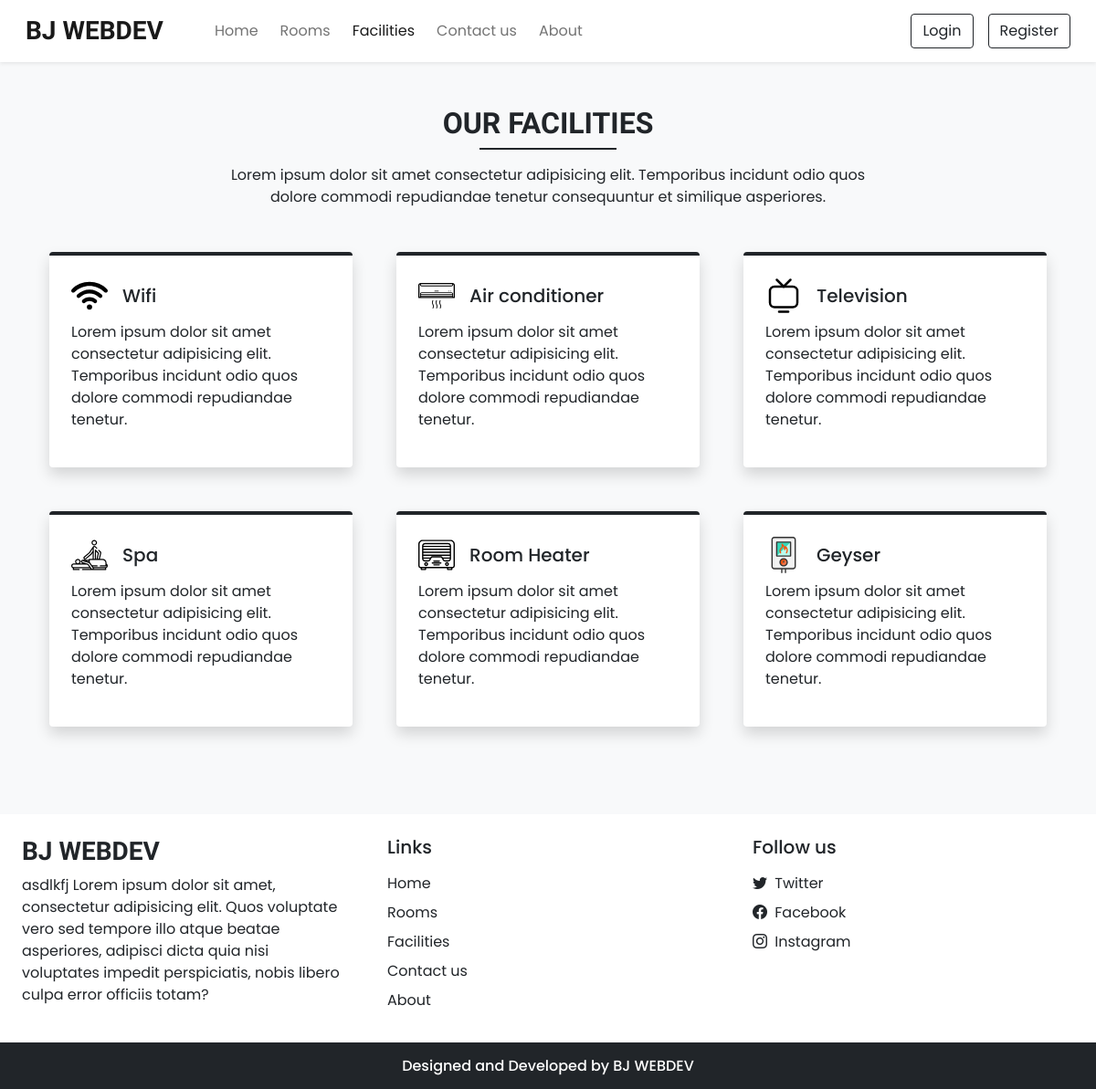
Screenshot of /facilities.php with the database file from the repository.
### tables this page shows
CREATE TABLE `settings` (
  `sr_no` int(11) NOT NULL,
  `site_title` varchar(50) NOT NULL,
  `site_about` varchar(250) NOT NULL,
  `shutdown` tinyint(1) NOT NULL
);

CREATE TABLE `facilities` (
  `id` int(11) NOT NULL,
  `icon` varchar(100) NOT NULL,
  `name` varchar(50) NOT NULL,
  `description` varchar(250) NOT NULL
);

### admin/inc/db_config.php (called while the page is built, shortened)
<?php
  function selectAll($table)
  {
    $con = $GLOBALS['con'];
    $res = mysqli_query($con,"SELECT * FROM $table");
    return $res;
  }
  function select($sql,$values,$datatypes)
  {
    $con = $GLOBALS['con'];
    if($stmt = mysqli_prepare($con,$sql))
    {
      mysqli_stmt_bind_param($stmt,$datatypes,...$values);
      if(mysqli_stmt_execute($stmt)){
        $res = mysqli_stmt_get_result($stmt);
        return $res;
      }
      else{
        mysqli_stmt_close($stmt);
        die("Query cannot be executed - Select");
      }
    }
    else{
      die("Query cannot be prepared - Select");
    }
  }
?>

### facilities.php (the view, shortened to what this page needs)
<!DOCTYPE html>
<html lang="en">
<head>
  <?php require('inc/links.php'); ?>
</head>
<body class="bg-light">
  <?php require('inc/header.php'); ?>
  <div class="my-5 px-4">
    <h2 class="fw-bold h-font text-center">OUR FACILITIES</h2>
    <div class="h-line bg-dark"></div>
    <p class="text-center mt-3">
      Lorem ipsum dolor sit amet consectetur adipisicing elit.
      Temporibus incidunt odio quos <br> dolore commodi repudiandae
      tenetur consequuntur et similique asperiores.
    </p>
  </div>
  <div class="container">
    <div class="row">
      <?php
        $res = selectAll('facilities');
        $path = FACILITIES_IMG_PATH;
        while($row = mysqli_fetch_assoc($res)){
          echo<<<data
            <div class="col-lg-4 col-md-6 mb-5 px-4">
              <div class="bg-white rounded shadow p-4 border-top border-4 border-dark pop">
                <div class="d-flex align-items-center mb-2">
                  <img src="$path$row[icon]" width="40px">
                  <h5 class="m-0 ms-3">$row[name]</h5>
                </div>
                <p>$row[description]</p>
              </div>
            </div>
          data;
        }
      ?>
    </div>
  </div>
  <?php require('inc/footer.php'); ?>
</body>
</html>

### inc/header.php (shortened to what this page needs)
<nav id="nav-bar" class="navbar navbar-expand-lg navbar-light bg-white px-lg-3 py-lg-2 shadow-sm sticky-top">
  <div class="container-fluid">
    <a class="navbar-brand me-5 fw-bold fs-3 h-font" href="index.php"><?php echo $settings_r['site_title'] ?></a>
    <div class="collapse navbar-collapse" id="navbarSupportedContent">
      <ul class="navbar-nav me-auto mb-2 mb-lg-0">
        <li class="nav-item">
          <a class="nav-link me-2" href="index.php">Home</a>
        </li>
        <li class="nav-item">
          <a class="nav-link me-2" href="rooms.php">Rooms</a>
        </li>
        <li class="nav-item">
          <a class="nav-link me-2" href="facilities.php">Facilities</a>
        </li>
        <li class="nav-item">
          <a class="nav-link me-2" href="contact.php">Contact us</a>
        </li>
        <li class="nav-item">
          <a class="nav-link" href="about.php">About</a>
        </li>
      </ul>
      <div class="d-flex">
        <?php
          if(isset($_SESSION['login']) && $_SESSION['login']==true)
          {
            $path = USERS_IMG_PATH;
            echo<<<data
              <div class="btn-group">
                <button type="button" class="btn btn-outline-dark shadow-none dropdown-toggle" data-bs-toggle="dropdown" data-bs-display="static" aria-expanded="false">
                  <img src="$path$_SESSION[uPic]" style="width: 25px; height: 25px;" class="me-1 rounded-circle">
                  $_SESSION[uName]
                </button>
                <ul class="dropdown-menu dropdown-menu-lg-end">
                  <li><a class="dropdown-item" href="profile.php">Profile</a></li>
                  <li><a class="dropdown-item" href="bookings.php">Bookings</a></li>
                  <li><a class="dropdown-item" href="logout.php">Logout</a></li>
                </ul>
              </div>
            data;
          }
          else
          {
            echo<<<data
              <button type="button" class="btn btn-outline-dark shadow-none me-lg-3 me-2" data-bs-toggle="modal" data-bs-target="#loginModal">
                Login
              </button>
              <button type="button" class="btn btn-outline-dark shadow-none" data-bs-toggle="modal" data-bs-target="#registerModal">
                Register
              </button>
            data;
          }
        ?>
      </div>
    </div>
  </div>
</nav>

### inc/footer.php (shortened to what this page needs)
<div class="container-fluid bg-white mt-5">
  <div class="row">
    <div class="col-lg-4 p-4">
      <h3 class="h-font fw-bold fs-3 mb-2"><?php echo $settings_r['site_title'] ?></h3>
      <p>
        <?php echo $settings_r['site_about'] ?>
      </p>
    </div>
    <div class="col-lg-4 p-4">
      <h5 class="mb-3">Links</h5>
      <a href="index.php" class="d-inline-block mb-2 text-dark text-decoration-none">Home</a> <br>
      <a href="rooms.php" class="d-inline-block mb-2 text-dark text-decoration-none">Rooms</a> <br>
      <a href="facilities.php" class="d-inline-block mb-2 text-dark text-decoration-none">Facilities</a> <br>
      <a href="contact.php" class="d-inline-block mb-2 text-dark text-decoration-none">Contact us</a> <br>
      <a href="about.php" class="d-inline-block mb-2 text-dark text-decoration-none">About</a>
    </div>
    <div class="col-lg-4 p-4">
        <h5 class="mb-3">Follow us</h5>
        <?php
          if($contact_r['tw']!=''){
            echo<<<data
              <a href="$contact_r[tw]" class="d-inline-block text-dark text-decoration-none mb-2">
                <i class="bi bi-twitter me-1"></i> Twitter
              </a><br>
            data;
          }
        ?>
        <a href="<?php echo $contact_r['fb'] ?>" class="d-inline-block text-dark text-decoration-none mb-2">
          <i class="bi bi-facebook me-1"></i> Facebook
        </a><br>
        <a href="<?php echo $contact_r['insta'] ?>" class="d-inline-block text-dark text-decoration-none">
          <i class="bi bi-instagram me-1"></i> Instagram
        </a><br>
    </div>
  </div>
</div>
<h6 class="text-center bg-dark text-white p-3 m-0">Designed and Developed by BJ WEBDEV</h6>

### css/common.css (style rules this page uses)
:root { --teal: #2ec1ac; --teal_hover: #279e8c; }
* { font-family: 'Poppins', sans-serif; }
.h-font { font-family: 'Merienda', cursive; }
.h-line { width: 150px; margin: 0 auto; height: 1.7px; }

### rows the page displays
settings: site_title "BJ WEBDEV", site_about "asdlkfj Lorem ipsum dolor sit amet, consectetur adipisicing elit. Quos voluptate vero sed tempore illo atque beatae asperiores, adipisci dicta quia nisi voluptates impedit perspiciatis, nobis libero culpa error officiis totam?"
facilities: icon (picture), name "Wifi", description "Lorem ipsum dolor sit amet consectetur adipisicing elit. Temporibus incidunt odio quos dolore commodi repudiandae tenetur."
facilities: icon (picture), name "Air conditioner", description "Lorem ipsum dolor sit amet consectetur adipisicing elit. Temporibus incidunt odio quos dolore commodi repudiandae tenetur."
facilities: icon (picture), name "Television", description "Lorem ipsum dolor sit amet consectetur adipisicing elit. Temporibus incidunt odio quos dolore commodi repudiandae tenetur."
facilities: icon (picture), name "Spa", description "Lorem ipsum dolor sit amet consectetur adipisicing elit. Temporibus incidunt odio quos dolore commodi repudiandae tenetur."
facilities: icon (picture), name "Room Heater", description "Lorem ipsum dolor sit amet consectetur adipisicing elit. Temporibus incidunt odio quos dolore commodi repudiandae tenetur."
facilities: icon (picture), name "Geyser", description "Lorem ipsum dolor sit amet consectetur adipisicing elit. Temporibus incidunt odio quos dolore commodi repudiandae tenetur."
